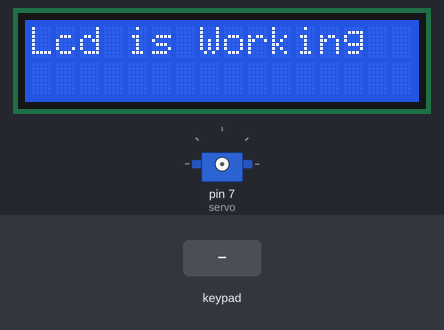
The sketch below on a simulated Arduino Uno, built with avr-gcc and run on an emulated ATmega328P. Parts: 16×2 character LCD, servo. The inputs (shaded band) are chosen by the test bench.

Above: at 0.1 s.
2.3 s: keypad keys 1 2 3 4 # pressed 0.4 s apart
At 5.2 s:
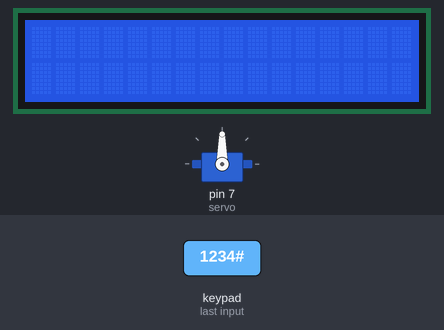
6.4 s: key 'A' pressed
At 7.2 s:
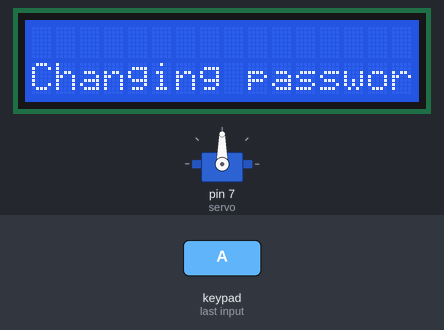
8.9 s: key 'B' pressed
At 9.5 s:
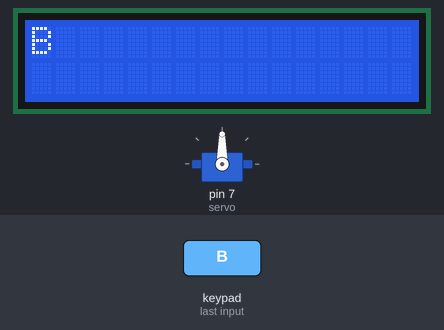
10.4 s: keypad keys 1 2 3 4 A pressed 0.4 s apart
At 12.8 s:
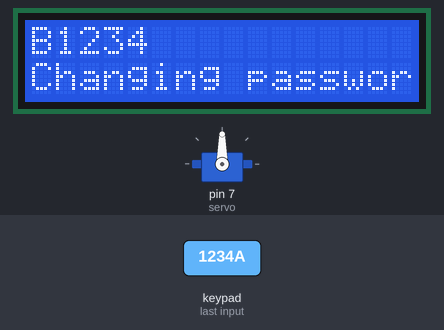
14.5 s: key 'C' pressed
At 15.7 s:
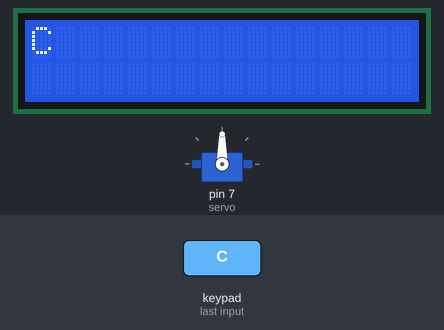
16.0 s: keypad keys 1 2 3 4 D pressed 0.4 s apart
At 18.5 s:
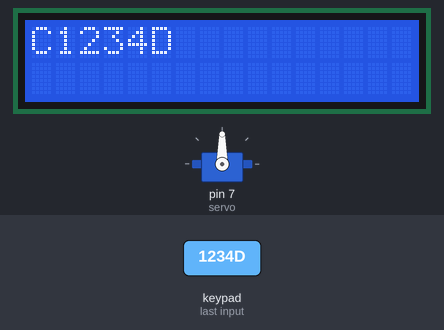
Timing chart, 0 to 20.0 s (numbered marks = the images above; inputs shaded):
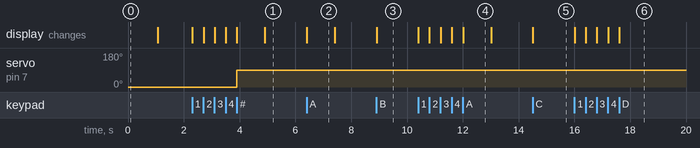

The sketch:

amazing_lappi_amur1.ino
```cpp
#include <Keypad.h>
#include <Servo.h>
#include <LiquidCrystal.h>
//Libraries for our elements to work

LiquidCrystal lcd(13,12, 11, 10, 9, 8);
const byte rows = 4;
const byte columns= 4;
char buttons[rows][columns]=
{
{'1', '2', '3', 'A'},
{'4', '5', '6', 'B'},
{'7', '8', '9', 'C'},
{'*', '0', '#', 'D'}
};
byte rowsPins [rows] = {2,3,4,5};
//Connect to the row pinouts of the keypad
byte columnPins[columns]= {A3,A2,A0,A1};
//Connect to the column pinouts of the keypad
Keypad keypad= Keypad(makeKeymap(buttons), rowsPins, columnPins, rows,
columns);
//Create Keypad object
//By the method makeKeymap we create a map for our keypad

int lock = HIGH;
Servo servo;
String inputPassword = "";
String password = "1234";
//Define begin password

void setup()
{
 lcd.begin(16, 2);
 lcd.print("Lcd is Working");
 delay(1000);
 lcd.clear();
 servo.attach(7);
 servo.write(0);
}
void loop()
{
 char button = keypad.getKey();
  //Get clicked button from the keypad
  /*getKey() Reports the ASCII value of a key being
  pressed or released on an attached USB keyboard*/

 if (button != NO_KEY)
 {
   /*Returns the keycode of the pressed key,
   or NO_KEY if no key is pressed.
   The keycode is retrieved from the keymap array.*/

   switch(button)
   {
     case '*': //Click '*' when we want to lock the safebox
       lcd.clear();
       inputPassword = "";
       servo.write(0); //Micro Servo turns to 0 degrees
       lcd.setCursor(0,1);
       lcd.write("Locking");
       delay(1000);
       lcd.clear();
       lock = HIGH;
     break;

     case 'A':  //Click A when we want to change password
       lcd.setCursor(0,1);
       if (!lock) // When lock is 0(LOW) then works
       {
         lcd.write("Changing password...");
         password = inputPassword;
       }
       else
       {
         lcd.write("Password not changed.");
       }
       inputPassword="";
       delay(1000);
       lcd.clear();
       break;
     case '#':
       lcd.setCursor(0,1);

       if(inputPassword == password)
       {
         servo.write(90); //Micro Servo turns 90 degrees
         lcd.write("Locking");
         lock=LOW;
       }
       else
       {
         lcd.write("Invalid Password");
       }
       delay(1000);
       inputPassword = "";
       lcd.clear();
       break;

       default: //Works when we don't choose any of cases
         lcd.write(button);
         inputPassword+=button;
         break;
   }
 }
}
```

Measured:
- after the input at 2.3 s, servo on pin 7 (servo): 0° → 90° after 1.6 s; the display: first changes at once (image 1 shows a later state)
- after the input at 6.4 s, the display: changes at once (image 2)
- after the input at 8.9 s, the display: changes at once (image 3)
- after the input at 10.4 s, the display: first changes at once (image 4 shows a later state)
- after the input at 14.5 s, the display: changes at once (image 5)
- after the input at 16.0 s, the display: first changes at once (image 6 shows a later state)
- what the display in image 2 shows lasts 1.0 s, from 6.4 s to 7.4 s
